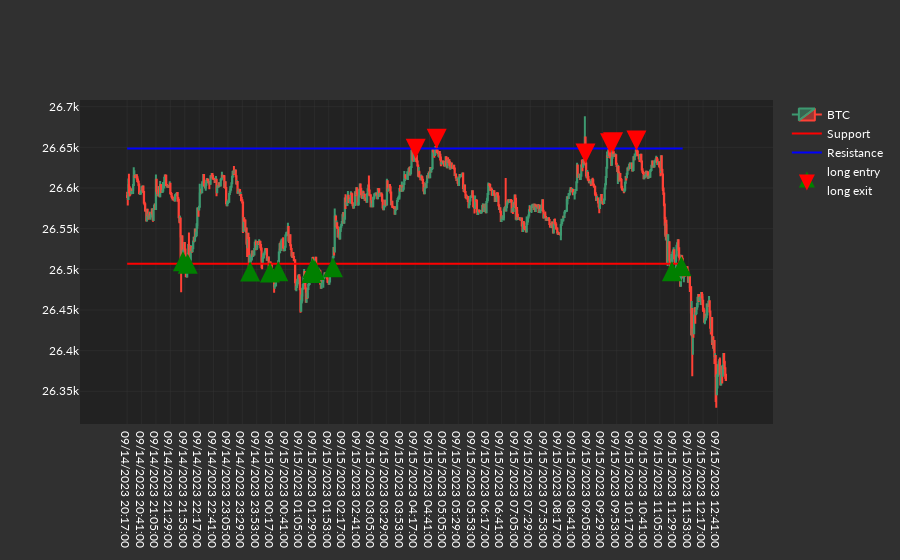

The code cell stored with this chart in its notebook:
### Code cell
ranges = find_sweet_ranges(data.Close.values)
data_in_order = data[::-1]
(support, resistance) = merge_ranges(data.Close.values, ranges)
fig = plot_candles_res_sup(data, 1, 1, support, resistance)
strat_trade_within_range(fig, data, support, resistance)
fig.show()

### Figure 1 — Plotly figure (JSON) as saved in the notebook; plotly's stock layout.template omitted (floating-point values rounded to 4 significant figures; data arrays with more than 128 entries replaced by an {"elided": "..."} marker saying what was removed)
{"data": [{"close": {"elided": "999 float values"}, "high": {"elided": "999 float values"}, "low": {"elided": "999 float values"}, "name": "BTC", "open": {"elided": "999 float values"}, "type": "candlestick", "x": {"elided": "999 str values"}, "xaxis": "x", "yaxis": "y"}, {"line": {"color": "red"}, "mode": "lines", "name": "Support", "type": "scatter", "x": {"elided": "999 str values"}, "xaxis": "x", "y": {"elided": "999 float values"}, "yaxis": "y"}, {"line": {"color": "blue"}, "mode": "lines", "name": "Resistance", "type": "scatter", "x": {"elided": "999 str values"}, "xaxis": "x", "y": {"elided": "999 float values"}, "yaxis": "y"}, {"marker": {"color": "Green", "size": 20, "symbol": "arrow-up"}, "mode": "markers", "name": "long entry", "type": "scatter", "x": {"elided": "999 str values"}, "xaxis": "x", "y": {"elided": "999 float values"}, "yaxis": "y"}, {"marker": {"color": "Red", "size": 20, "symbol": "arrow-down"}, "mode": "markers", "name": "long exit", "type": "scatter", "x": {"elided": "999 str values"}, "xaxis": "x", "y": {"elided": "999 float values"}, "yaxis": "y"}], "layout": {"xaxis": {"anchor": "y", "domain": [0, 1], "rangeslider": {"visible": false}}, "yaxis": {"anchor": "x", "domain": [0, 1]}}}
